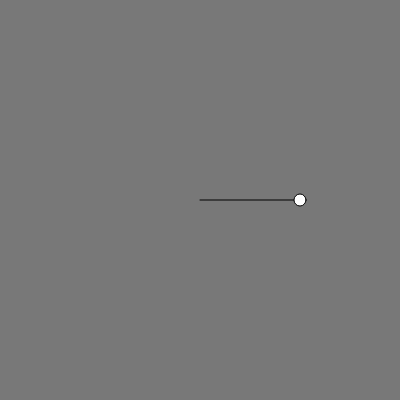
Frame 1 (no input)
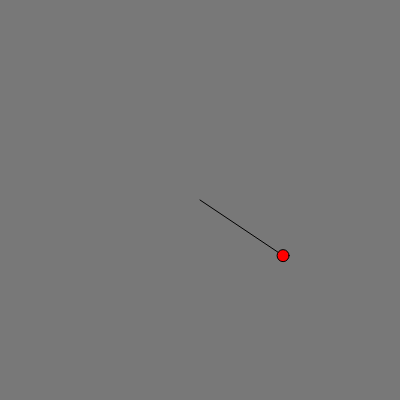
Frame 60 (no input)
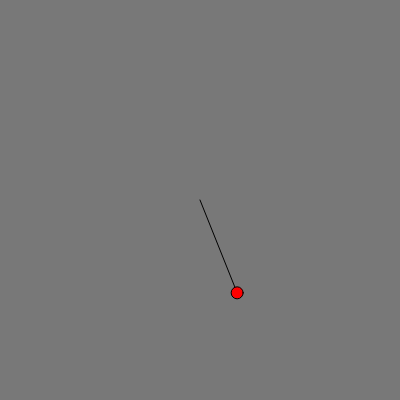
Frame 120 (the mouse pressed at the canvas centre since frame 60)

The p5.js sketch that drew these frames (run headless with seeded random() and noise() and a simulated clock; from frame 60 on, the mouse is pressed at the canvas centre):

// p5.js sketch
// ── sketch.js
var r = 100;
var theta = 0;
let c;

function setup() {
  createCanvas(400, 400);

}

function draw() {
  background(120);
  push();
  translate(width / 2, height / 2);

  c = color(random(255), random(255), random(255));

  var x = r * cos(theta);
  var y = r * sin(theta);

  if (theta > 0 && theta < HALF_PI) {
    fill("red");
  }
  else if(theta > HALF_PI && theta < PI){
    fill("green");
  }
  else if(theta > PI && theta < PI + HALF_PI) {
    fill("cyan");
  }
  else if(theta > PI + HALF_PI && theta < TWO_PI) {
    fill("purple");
  }

  line(0, 0, x, y);

  ellipse(x, y, 12, 12);

  pop();

  theta += 0.01;
  if (theta > TWO_PI) {
    theta = 0;
  }
}
